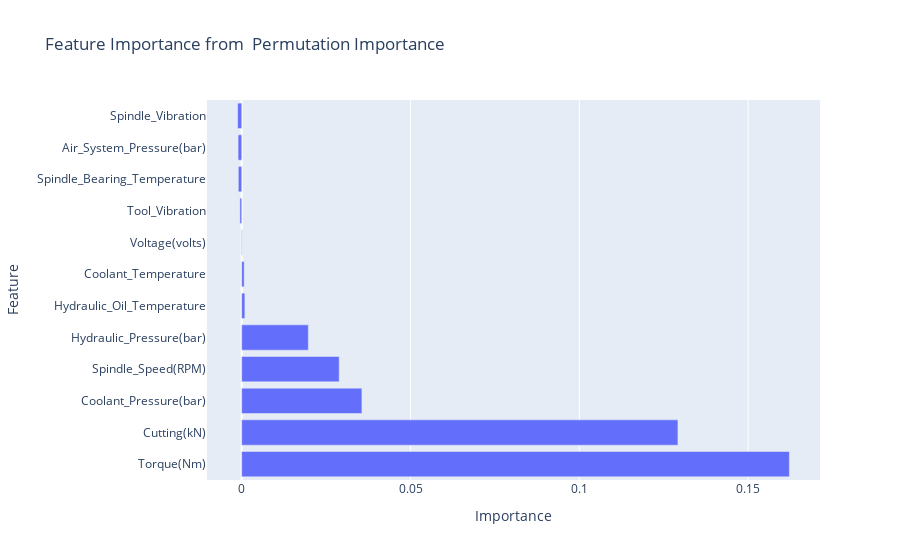

Notebook code for this chart:
### Code cell
from sklearn.inspection import permutation_importance

result = permutation_importance(rf, X_test, y_test, n_repeats = 20, random_state= 156)

importances_df = pd.DataFrame({
    'Feature': X.columns,
    'Importance': result.importances_mean, 
}).sort_values('Importance', ascending= False)

display(importances_df)
fig = px.bar(importances_df, x='Importance', y='Feature', orientation='h',
             title='Feature Importance from  Permutation Importance')
fig.show()

### Figure 1 — Plotly figure (JSON) as saved in the notebook; plotly's stock layout.template omitted (floating-point values rounded to 4 significant figures)
{"data": [{"hovertemplate": "Importance=%{x}<br>Feature=%{y}<extra></extra>", "legendgroup": "", "marker": {"color": "#636efa", "pattern": {"shape": ""}}, "name": "", "orientation": "h", "showlegend": false, "textposition": "auto", "type": "bar", "x": [0.1622, 0.1292, 0.0356, 0.02887, 0.01973, 0.0009333, 0.0007333, 0.0001333, -0.0005333, -0.001, -0.001067, -0.0012], "xaxis": "x", "y": ["Torque(Nm)", "Cutting(kN)", "Coolant_Pressure(bar)", "Spindle_Speed(RPM)", "Hydraulic_Pressure(bar)", "Hydraulic_Oil_Temperature", "Coolant_Temperature", "Voltage(volts)", "Tool_Vibration", "Spindle_Bearing_Temperature", "Air_System_Pressure(bar)", "Spindle_Vibration"], "yaxis": "y"}], "layout": {"barmode": "relative", "legend": {"tracegroupgap": 0}, "title": {"text": "Feature Importance from  Permutation Importance"}, "xaxis": {"anchor": "y", "domain": [0, 1], "title": {"text": "Importance"}}, "yaxis": {"anchor": "x", "domain": [0, 1], "title": {"text": "Feature"}}}}
